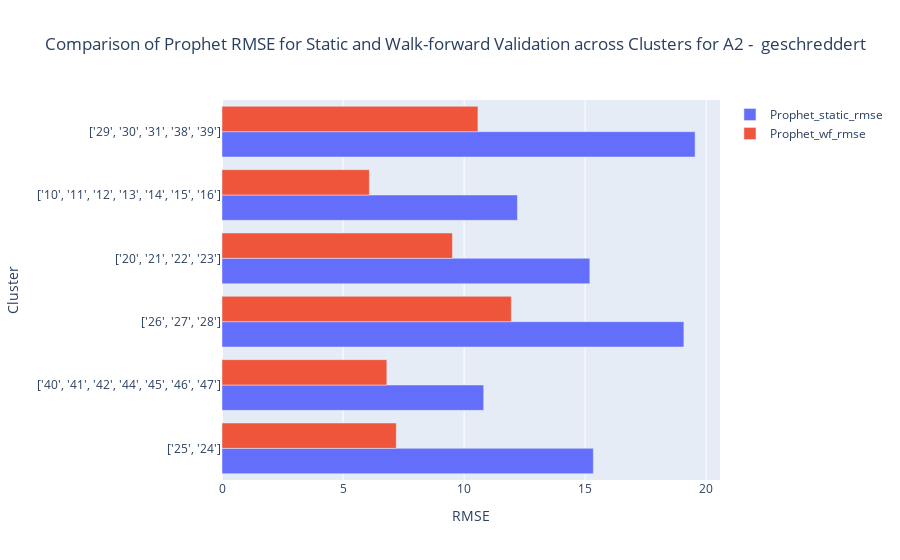
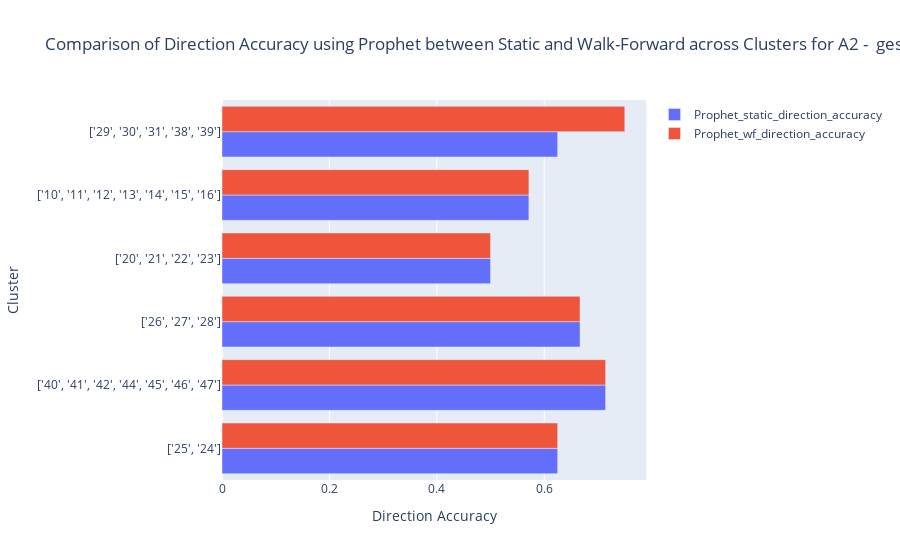
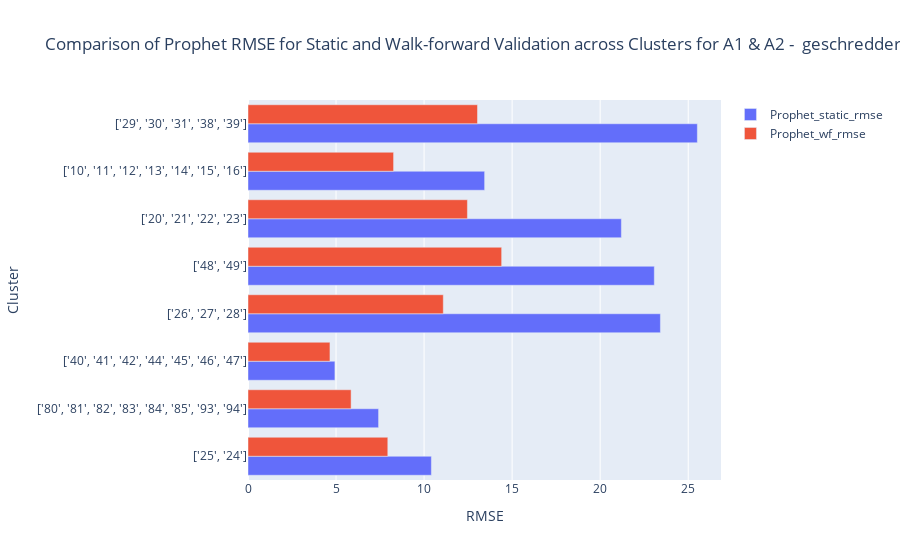
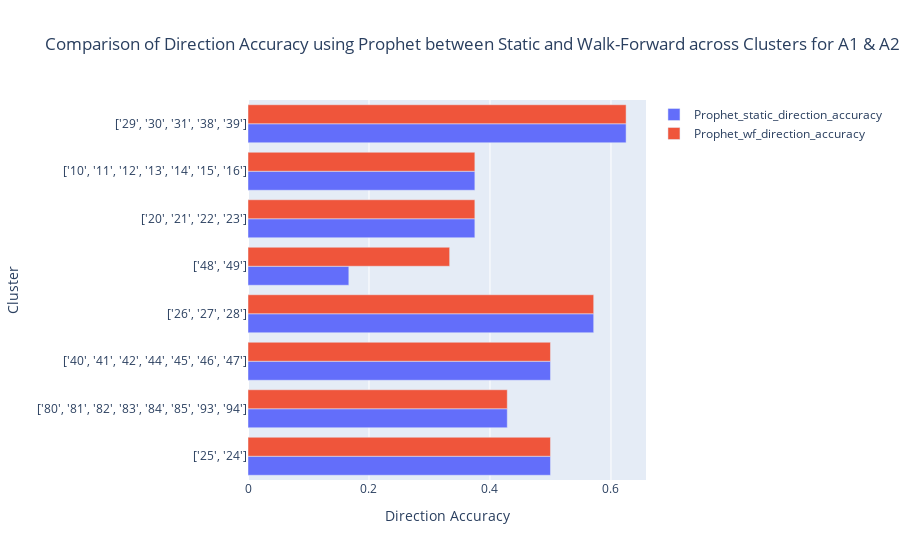

Notebook code cell kept with these figures, in order:
### Code cell
def getDirAccplot(df_plot):
    traces = []
    for metric in ['Prophet_static_direction_accuracy', 'Prophet_wf_direction_accuracy']:
        trace = go.Bar(
            x= df_plot[metric],
            y= df_plot['Cluster'], 
            name=metric,
            orientation='h'
        )
        traces.append(trace)

    # Define layout
    layout = go.Layout(
        title= f'Comparison of Direction Accuracy using Prophet between Static and Walk-Forward across Clusters for {df_plot["Category"].iloc[0]}',
        xaxis=dict(title='Direction Accuracy'),
        yaxis=dict(title='Cluster'),
        barmode='group'
    )

    # Create figure
    fig = go.Figure(data=traces, layout=layout)

    # Show figure
    fig.show()
for category in df_metrics['Category'].unique():
    filtered = df_metrics[df_metrics['Category'] == category]
    getRMSEplot(filtered)
    getDirAccplot(filtered)

### Figure 1 — Plotly figure (JSON) as saved in the notebook; plotly's stock layout.template omitted (floating-point values rounded to 4 significant figures)
{"data": [{"name": "Prophet_static_rmse", "orientation": "h", "type": "bar", "x": [15.34, 10.81, 19.08, 15.19, 12.2, 19.54], "y": ["['25', '24']", "['40', '41', '42', '44', '45', '46', '47']", "['26', '27', '28']", "['20', '21', '22', '23']", "['10', '11', '12', '13', '14', '15', '16']", "['29', '30', '31', '38', '39']"]}, {"name": "Prophet_wf_rmse", "orientation": "h", "type": "bar", "x": [7.198, 6.809, 11.95, 9.518, 6.086, 10.57], "y": ["['25', '24']", "['40', '41', '42', '44', '45', '46', '47']", "['26', '27', '28']", "['20', '21', '22', '23']", "['10', '11', '12', '13', '14', '15', '16']", "['29', '30', '31', '38', '39']"]}], "layout": {"barmode": "group", "title": {"text": "Comparison of Prophet RMSE for Static and Walk-forward Validation across Clusters for A2 -  geschreddert"}, "xaxis": {"title": {"text": "RMSE"}}, "yaxis": {"title": {"text": "Cluster"}}}}

### Figure 2 — Plotly figure (JSON) as saved in the notebook; plotly's stock layout.template omitted (floating-point values rounded to 4 significant figures)
{"data": [{"name": "Prophet_static_direction_accuracy", "orientation": "h", "type": "bar", "x": [0.625, 0.7143, 0.6667, 0.5, 0.5714, 0.625], "y": ["['25', '24']", "['40', '41', '42', '44', '45', '46', '47']", "['26', '27', '28']", "['20', '21', '22', '23']", "['10', '11', '12', '13', '14', '15', '16']", "['29', '30', '31', '38', '39']"]}, {"name": "Prophet_wf_direction_accuracy", "orientation": "h", "type": "bar", "x": [0.625, 0.7143, 0.6667, 0.5, 0.5714, 0.75], "y": ["['25', '24']", "['40', '41', '42', '44', '45', '46', '47']", "['26', '27', '28']", "['20', '21', '22', '23']", "['10', '11', '12', '13', '14', '15', '16']", "['29', '30', '31', '38', '39']"]}], "layout": {"barmode": "group", "title": {"text": "Comparison of Direction Accuracy using Prophet between Static and Walk-Forward across Clusters for A2 -  geschreddert"}, "xaxis": {"title": {"text": "Direction Accuracy"}}, "yaxis": {"title": {"text": "Cluster"}}}}

### Figure 3 — Plotly figure (JSON) as saved in the notebook; plotly's stock layout.template omitted (floating-point values rounded to 4 significant figures)
{"data": [{"name": "Prophet_static_rmse", "orientation": "h", "type": "bar", "x": [10.41, 7.416, 4.936, 23.42, 23.07, 21.2, 13.44, 25.52], "y": ["['25', '24']", "['80', '81', '82', '83', '84', '85', '93', '94']", "['40', '41', '42', '44', '45', '46', '47']", "['26', '27', '28']", "['48', '49']", "['20', '21', '22', '23']", "['10', '11', '12', '13', '14', '15', '16']", "['29', '30', '31', '38', '39']"]}, {"name": "Prophet_wf_rmse", "orientation": "h", "type": "bar", "x": [7.939, 5.855, 4.655, 11.09, 14.4, 12.46, 8.268, 13.03], "y": ["['25', '24']", "['80', '81', '82', '83', '84', '85', '93', '94']", "['40', '41', '42', '44', '45', '46', '47']", "['26', '27', '28']", "['48', '49']", "['20', '21', '22', '23']", "['10', '11', '12', '13', '14', '15', '16']", "['29', '30', '31', '38', '39']"]}], "layout": {"barmode": "group", "title": {"text": "Comparison of Prophet RMSE for Static and Walk-forward Validation across Clusters for A1 & A2 -  geschreddert"}, "xaxis": {"title": {"text": "RMSE"}}, "yaxis": {"title": {"text": "Cluster"}}}}

### Figure 4 — Plotly figure (JSON) as saved in the notebook; plotly's stock layout.template omitted (floating-point values rounded to 4 significant figures)
{"data": [{"name": "Prophet_static_direction_accuracy", "orientation": "h", "type": "bar", "x": [0.5, 0.4286, 0.5, 0.5714, 0.1667, 0.375, 0.375, 0.625], "y": ["['25', '24']", "['80', '81', '82', '83', '84', '85', '93', '94']", "['40', '41', '42', '44', '45', '46', '47']", "['26', '27', '28']", "['48', '49']", "['20', '21', '22', '23']", "['10', '11', '12', '13', '14', '15', '16']", "['29', '30', '31', '38', '39']"]}, {"name": "Prophet_wf_direction_accuracy", "orientation": "h", "type": "bar", "x": [0.5, 0.4286, 0.5, 0.5714, 0.3333, 0.375, 0.375, 0.625], "y": ["['25', '24']", "['80', '81', '82', '83', '84', '85', '93', '94']", "['40', '41', '42', '44', '45', '46', '47']", "['26', '27', '28']", "['48', '49']", "['20', '21', '22', '23']", "['10', '11', '12', '13', '14', '15', '16']", "['29', '30', '31', '38', '39']"]}], "layout": {"barmode": "group", "title": {"text": "Comparison of Direction Accuracy using Prophet between Static and Walk-Forward across Clusters for A1 & A2 -  geschreddert"}, "xaxis": {"title": {"text": "Direction Accuracy"}}, "yaxis": {"title": {"text": "Cluster"}}}}
